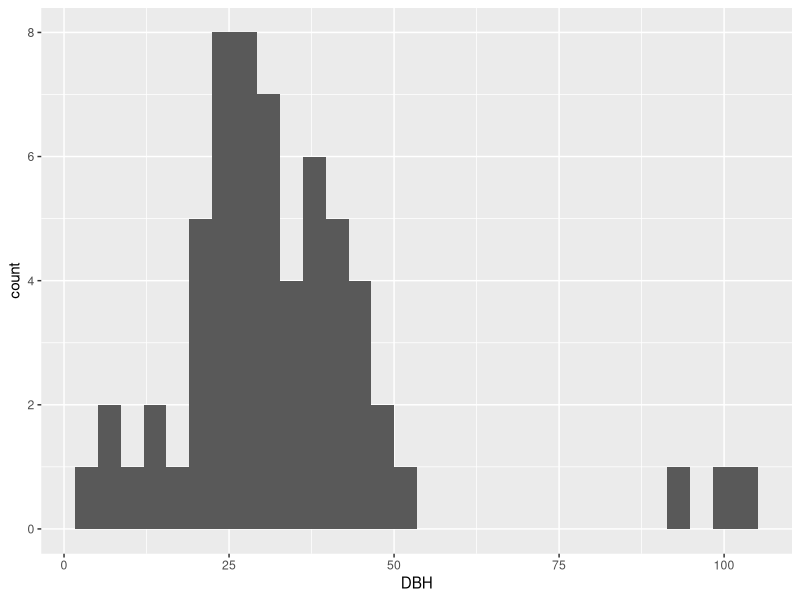
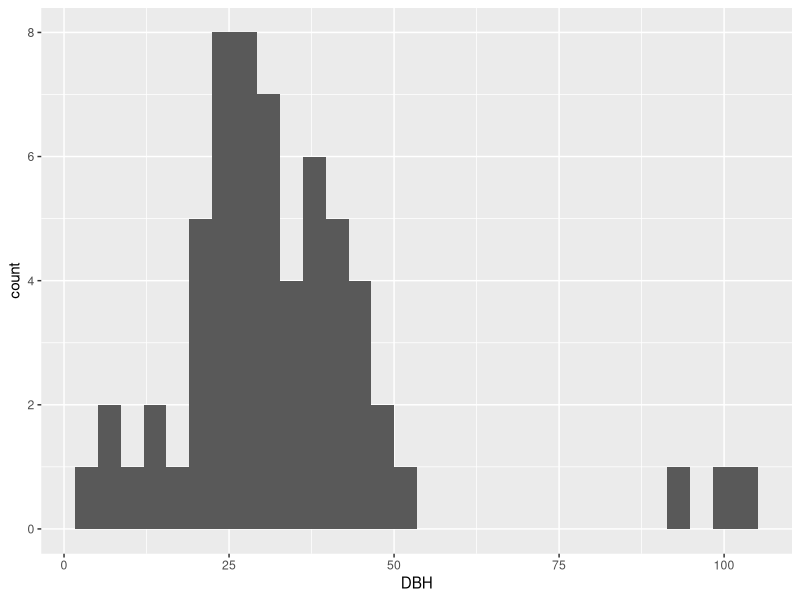

Write R code to recreate these figures, in order.

library(ggplot2)

populus <- read.csv("../data/populus.csv")


ggplot(populus, aes(DBH)) + geom_histogram()
ggsave("../results/size-structure.pdf")
